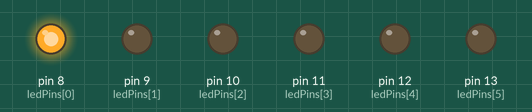
Bench run of a sketch on a simulated Arduino Uno, built with avr-gcc and run on an emulated ATmega328P. Shown: output pins drawn as LEDs (lit = HIGH).

Above: at 0.05 s.
At 2.85 s:
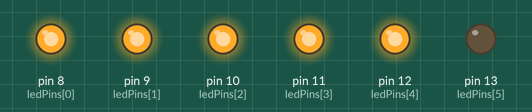
At 5.75 s:
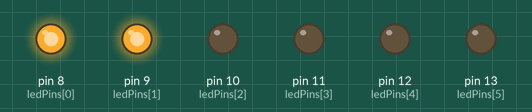
At 11.65 s:
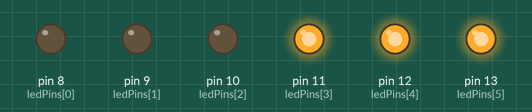
At 17.45 s:
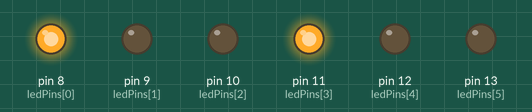
At 23.35 s:
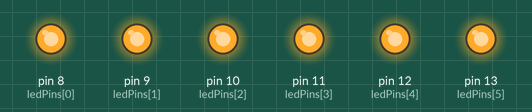
Timing chart, 0 to 23.6 s (numbered marks = the images above):
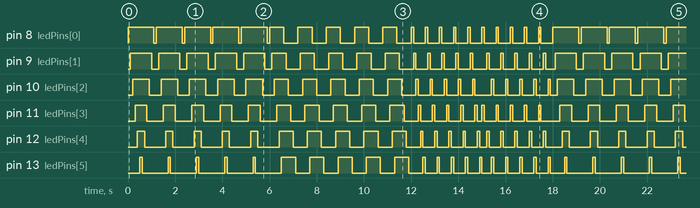

Measured:
- by itself, pin 8 (ledPins[0]), pin 9 (ledPins[1]), pin 10 (ledPins[2]), pin 11 (ledPins[3]), pin 12 (ledPins[4]), pin 13 (ledPins[5]): moves between LOW and HIGH, repeating every 18.0 s
- by itself, everything shown: repeats every 18.0 s, in 180 steps

The sketch:

sketch_jan12a.ino
```cpp
const int ledPins[] = {8,9,10,11,12,13};


void setup() {
   int index;

  for(index = 0; index <= 5; index++){
    pinMode(ledPins[index], OUTPUT);
  }

}

void loop() {
  for(int i = 0; i < 5; i++){
 oneAfterAnother();
  }
  for(int i = 0; i < 5; i++){
 oneAfterAnotherRevOff();
  }
 for(int i = 0; i < 5; i++){
 oneAtATime();
 }
 for(int i = 0; i < 5; i++){
 //pattern();
 runner();
 }
}

void oneAfterAnotherRevOff() {

  int delayTime = 100;

  for(int index = 0; index <= 5; index++) {
  digitalWrite(ledPins[index], HIGH);
  delay(delayTime);
  }

  for(int index = 0; index <= 5; index++) {
  digitalWrite(ledPins[index], LOW);
  delay(delayTime);
  }
}

void oneAfterAnother() {

  int delayTime = 100;

  for(int index = 0; index <= 5; index++) {
  digitalWrite(ledPins[index], HIGH);
  delay(delayTime);
  }

  for(int index = 5; index >= 0; index--) {
  digitalWrite(ledPins[index], LOW);
  delay(delayTime);
  }
}

void oneAtATime() {

  int delayTime = 100;

  for(int index = 0; index <= 5; index++) {
  digitalWrite(ledPins[index], HIGH);
  delay(delayTime);
  digitalWrite(ledPins[index], LOW);
  }

}


void runner() {

  int shortDelay = 100;
  for(int index = 0;index <= 2; index++){
  digitalWrite(ledPins[index], HIGH);
  digitalWrite(ledPins[index+3], HIGH);
  delay(shortDelay);
   digitalWrite(ledPins[index], LOW);
  digitalWrite(ledPins[index+3], LOW);
  delay(shortDelay);
  }
  }
```
